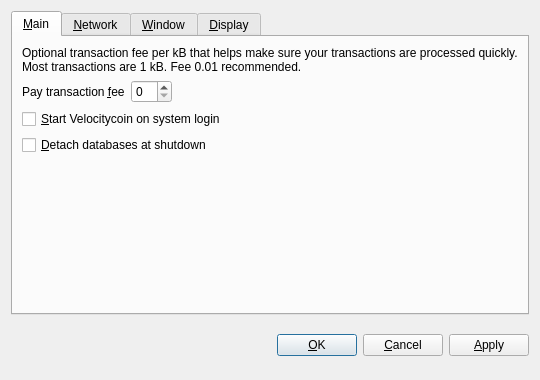
<?xml version="1.0" encoding="UTF-8"?>
<ui version="4.0">
 <class>OptionsDialog</class>
 <widget class="QDialog" name="OptionsDialog">
  <property name="geometry">
   <rect>
    <x>0</x>
    <y>0</y>
    <width>540</width>
    <height>380</height>
   </rect>
  </property>
  <property name="windowTitle">
   <string>Options</string>
  </property>
  <property name="modal">
   <bool>true</bool>
  </property>
  <layout class="QVBoxLayout" name="verticalLayout">
   <item>
    <widget class="QTabWidget" name="tabWidget">
     <property name="tabPosition">
      <enum>QTabWidget::North</enum>
     </property>
     <property name="currentIndex">
      <number>0</number>
     </property>
     <widget class="QWidget" name="tabMain">
      <attribute name="title">
       <string>&amp;Main</string>
      </attribute>
      <layout class="QVBoxLayout" name="verticalLayout_Main">
       <item>
        <widget class="QLabel" name="transactionFeeInfoLabel">
         <property name="text">
          <string>Optional transaction fee per kB that helps make sure your transactions are processed quickly. Most transactions are 1 kB. Fee 0.01 recommended.</string>
         </property>
         <property name="textFormat">
          <enum>Qt::PlainText</enum>
         </property>
         <property name="wordWrap">
          <bool>true</bool>
         </property>
        </widget>
       </item>
       <item>
        <layout class="QHBoxLayout" name="horizontalLayout_Main">
         <item>
          <widget class="QLabel" name="transactionFeeLabel">
           <property name="text">
            <string>Pay transaction &amp;fee</string>
           </property>
           <property name="textFormat">
            <enum>Qt::PlainText</enum>
           </property>
           <property name="buddy">
            <cstring>transactionFee</cstring>
           </property>
          </widget>
         </item>
         <item>
          <widget class="BitcoinAmountField" name="transactionFee"/>
         </item>
         <item>
          <spacer name="horizontalSpacer_Main">
           <property name="orientation">
            <enum>Qt::Horizontal</enum>
           </property>
           <property name="sizeHint" stdset="0">
            <size>
             <width>40</width>
             <height>20</height>
            </size>
           </property>
          </spacer>
         </item>
        </layout>
       </item>
       <item>
        <widget class="QCheckBox" name="bitcoinAtStartup">
         <property name="toolTip">
          <string>Automatically start Velocitycoin after logging in to the system.</string>
         </property>
         <property name="text">
          <string>&amp;Start Velocitycoin on system login</string>
         </property>
        </widget>
       </item>
       <item>
        <widget class="QCheckBox" name="detachDatabases">
         <property name="toolTip">
          <string>Detach block and address databases at shutdown. This means they can be moved to another data directory, but it slows down shutdown. The wallet is always detached.</string>
         </property>
         <property name="text">
          <string>&amp;Detach databases at shutdown</string>
         </property>
        </widget>
       </item>
       <item>
        <spacer name="verticalSpacer_Main">
         <property name="orientation">
          <enum>Qt::Vertical</enum>
         </property>
         <property name="sizeHint" stdset="0">
          <size>
           <width>20</width>
           <height>40</height>
          </size>
         </property>
        </spacer>
       </item>
      </layout>
     </widget>
     <widget class="QWidget" name="tabNetwork">
      <attribute name="title">
       <string>&amp;Network</string>
      </attribute>
      <layout class="QVBoxLayout" name="verticalLayout_Network">
       <item>
        <widget class="QCheckBox" name="mapPortUpnp">
         <property name="toolTip">
          <string>Automatically open the Velocitycoin client port on the router. This only works when your router supports UPnP and it is enabled.</string>
         </property>
         <property name="text">
          <string>Map port using &amp;UPnP</string>
         </property>
        </widget>
       </item>
       <item>
        <widget class="QCheckBox" name="connectSocks">
         <property name="toolTip">
          <string>Connect to the Velocitycoin network through a SOCKS proxy (e.g. when connecting through Tor).</string>
         </property>
         <property name="text">
          <string>&amp;Connect through SOCKS proxy:</string>
         </property>
        </widget>
       </item>
       <item>
        <layout class="QHBoxLayout" name="horizontalLayout_Network">
         <item>
          <widget class="QLabel" name="proxyIpLabel">
           <property name="text">
            <string>Proxy &amp;IP:</string>
           </property>
           <property name="textFormat">
            <enum>Qt::PlainText</enum>
           </property>
           <property name="buddy">
            <cstring>proxyIp</cstring>
           </property>
          </widget>
         </item>
         <item>
          <widget class="QValidatedLineEdit" name="proxyIp">
           <property name="maximumSize">
            <size>
             <width>140</width>
             <height>16777215</height>
            </size>
           </property>
           <property name="toolTip">
            <string>IP address of the proxy (e.g. 127.0.0.1)</string>
           </property>
          </widget>
         </item>
         <item>
          <widget class="QLabel" name="proxyPortLabel">
           <property name="text">
            <string>&amp;Port:</string>
           </property>
           <property name="textFormat">
            <enum>Qt::PlainText</enum>
           </property>
           <property name="buddy">
            <cstring>proxyPort</cstring>
           </property>
          </widget>
         </item>
         <item>
          <widget class="QLineEdit" name="proxyPort">
           <property name="maximumSize">
            <size>
             <width>55</width>
             <height>16777215</height>
            </size>
           </property>
           <property name="toolTip">
            <string>Port of the proxy (e.g. 9050)</string>
           </property>
          </widget>
         </item>
         <item>
          <widget class="QLabel" name="socksVersionLabel">
           <property name="text">
            <string>SOCKS &amp;Version:</string>
           </property>
           <property name="textFormat">
            <enum>Qt::PlainText</enum>
           </property>
           <property name="buddy">
            <cstring>socksVersion</cstring>
           </property>
          </widget>
         </item>
         <item>
          <widget class="QValueComboBox" name="socksVersion">
           <property name="toolTip">
            <string>SOCKS version of the proxy (e.g. 5)</string>
           </property>
          </widget>
         </item>
         <item>
          <spacer name="horizontalSpacer_Network">
           <property name="orientation">
            <enum>Qt::Horizontal</enum>
           </property>
           <property name="sizeHint" stdset="0">
            <size>
             <width>40</width>
             <height>20</height>
            </size>
           </property>
          </spacer>
         </item>
        </layout>
       </item>
       <item>
        <spacer name="verticalSpacer_Network">
         <property name="orientation">
          <enum>Qt::Vertical</enum>
         </property>
         <property name="sizeHint" stdset="0">
          <size>
           <width>20</width>
           <height>40</height>
          </size>
         </property>
        </spacer>
       </item>
      </layout>
     </widget>
     <widget class="QWidget" name="tabWindow">
      <attribute name="title">
       <string>&amp;Window</string>
      </attribute>
      <layout class="QVBoxLayout" name="verticalLayout_Window">
       <item>
        <widget class="QCheckBox" name="minimizeToTray">
         <property name="toolTip">
          <string>Show only a tray icon after minimizing the window.</string>
         </property>
         <property name="text">
          <string>&amp;Minimize to the tray instead of the taskbar</string>
         </property>
        </widget>
       </item>
       <item>
        <widget class="QCheckBox" name="minimizeOnClose">
         <property name="toolTip">
          <string>Minimize instead of exit the application when the window is closed. When this option is enabled, the application will be closed only after selecting Quit in the menu.</string>
         </property>
         <property name="text">
          <string>M&amp;inimize on close</string>
         </property>
        </widget>
       </item>
       <item>
        <spacer name="verticalSpacer_Window">
         <property name="orientation">
          <enum>Qt::Vertical</enum>
         </property>
         <property name="sizeHint" stdset="0">
          <size>
           <width>20</width>
           <height>40</height>
          </size>
         </property>
        </spacer>
       </item>
      </layout>
     </widget>
     <widget class="QWidget" name="tabDisplay">
      <attribute name="title">
       <string>&amp;Display</string>
      </attribute>
      <layout class="QVBoxLayout" name="verticalLayout_Display">
       <item>
        <layout class="QHBoxLayout" name="horizontalLayout_1_Display">
         <item>
          <widget class="QLabel" name="langLabel">
           <property name="text">
            <string>User Interface &amp;language:</string>
           </property>
           <property name="textFormat">
            <enum>Qt::PlainText</enum>
           </property>
           <property name="buddy">
            <cstring>lang</cstring>
           </property>
          </widget>
         </item>
         <item>
          <widget class="QValueComboBox" name="lang">
           <property name="toolTip">
            <string>The user interface language can be set here. This setting will take effect after restarting Velocitycoin.</string>
           </property>
          </widget>
         </item>
        </layout>
       </item>
       <item>
        <layout class="QHBoxLayout" name="horizontalLayout_2_Display">
         <item>
          <widget class="QLabel" name="unitLabel">
           <property name="text">
            <string>&amp;Unit to show amounts in:</string>
           </property>
           <property name="textFormat">
            <enum>Qt::PlainText</enum>
           </property>
           <property name="buddy">
            <cstring>unit</cstring>
           </property>
          </widget>
         </item>
         <item>
          <widget class="QValueComboBox" name="unit">
           <property name="toolTip">
            <string>Choose the default subdivision unit to show in the interface and when sending coins.</string>
           </property>
          </widget>
         </item>
        </layout>
       </item>
       <item>
        <widget class="QCheckBox" name="displayAddresses">
         <property name="toolTip">
          <string>Whether to show Velocitycoin addresses in the transaction list or not.</string>
         </property>
         <property name="text">
          <string>&amp;Display addresses in transaction list</string>
         </property>
        </widget>
       </item>
       <item>
        <spacer name="verticalSpacer_Display">
         <property name="orientation">
          <enum>Qt::Vertical</enum>
         </property>
         <property name="sizeHint" stdset="0">
          <size>
           <width>20</width>
           <height>40</height>
          </size>
         </property>
        </spacer>
       </item>
      </layout>
     </widget>
    </widget>
   </item>
   <item>
    <layout class="QHBoxLayout" name="horizontalLayout_Buttons">
     <item>
      <spacer name="horizontalSpacer_1">
       <property name="orientation">
        <enum>Qt::Horizontal</enum>
       </property>
       <property name="sizeHint" stdset="0">
        <size>
         <width>40</width>
         <height>48</height>
        </size>
       </property>
      </spacer>
     </item>
     <item>
      <widget class="QLabel" name="statusLabel">
       <property name="font">
        <font>
         <weight>75</weight>
         <bold>true</bold>
        </font>
       </property>
       <property name="text">
        <string/>
       </property>
       <property name="textFormat">
        <enum>Qt::PlainText</enum>
       </property>
       <property name="wordWrap">
        <bool>true</bool>
       </property>
      </widget>
     </item>
     <item>
      <spacer name="horizontalSpacer_2">
       <property name="orientation">
        <enum>Qt::Horizontal</enum>
       </property>
       <property name="sizeHint" stdset="0">
        <size>
         <width>40</width>
         <height>48</height>
        </size>
       </property>
      </spacer>
     </item>
     <item>
      <widget class="QPushButton" name="okButton">
       <property name="text">
        <string>&amp;OK</string>
       </property>
      </widget>
     </item>
     <item>
      <widget class="QPushButton" name="cancelButton">
       <property name="text">
        <string>&amp;Cancel</string>
       </property>
       <property name="autoDefault">
        <bool>false</bool>
       </property>
      </widget>
     </item>
     <item>
      <widget class="QPushButton" name="applyButton">
       <property name="text">
        <string>&amp;Apply</string>
       </property>
       <property name="autoDefault">
        <bool>false</bool>
       </property>
      </widget>
     </item>
    </layout>
   </item>
  </layout>
 </widget>
 <customwidgets>
  <customwidget>
   <class>BitcoinAmountField</class>
   <extends>QSpinBox</extends>
   <header>bitcoinamountfield.h</header>
  </customwidget>
  <customwidget>
   <class>QValueComboBox</class>
   <extends>QComboBox</extends>
   <header>qvaluecombobox.h</header>
  </customwidget>
  <customwidget>
   <class>QValidatedLineEdit</class>
   <extends>QLineEdit</extends>
   <header>qvalidatedlineedit.h</header>
  </customwidget>
 </customwidgets>
 <resources/>
 <connections/>
</ui>
